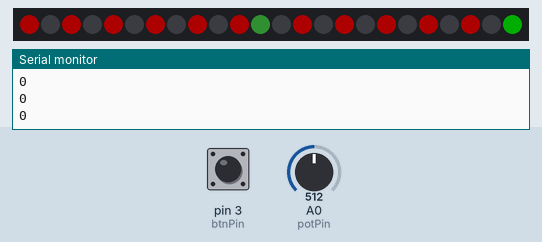
Recording of a sketch running on a simulated Arduino Uno, built with avr-gcc and run on an emulated ATmega328P. On the bench: 24 RGB LEDs in strip order, left to right, the last lines printed to the serial monitor. The test bench sets the inputs (shaded band); at power-on: pin 3 (btnPin) LOW, A0 (potPin) = 512. Dim RGB values are drawn brighter than linear; random numbers use the default seed unless the sketch sets one.

Above: at 1.5 s.
1.6 s: pin 3 (btnPin) pulled HIGH for 3.2 s
6.3 s: A0 (potPin) set to 716
At 8.47 s:
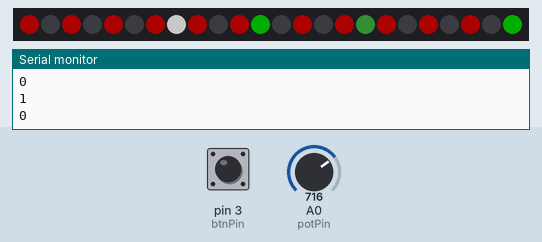
9.8 s: A0 (potPin) set to 900
At 10.59 s:
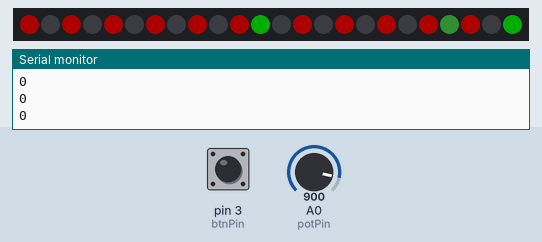

The sketch:

Roulettewheel.ino
```cpp
/*
* Name: Shock Roulette
* Author:  Andy Granfors
* Date: 2025-02-07
* Description: Shock Roulette is an interactive game designed for multiple players,
 * utilizing a NeoPixel LED ring and various hardware components to create a
 * random selection game. When a button is pressed, the game initiates a spinning
 * sequence on the LED ring. Players use a potentiometer to select their position
 * on the strip. The game randomly stops on one of the LEDs. If the stopped LED
 * matches the player's chosen position, a relay triggers a high voltage shock module.
 * The purpose of the game is to provide an entertaining and engaging way to select
 * a 'random loser' among participants. The game features debounced button inputs
 * to ensure stable and reliable operation, while the Adafruit NeoPixel library
 * controls the visual display. This project is perfect for social gatherings and
 * can be adapted for various fun and interactive applications.
*/

// Include Libraries
#include <Adafruit_NeoPixel.h>

#define PIN_NEO_PIXEL  2
#define NUM_PIXELS     24

// Init constants
const int potPin = A0;
const int neoPin = 2;
const int btnPin = 3;
const int randomSeedPin = A5;
const int relayPin = 7;

// Init global variables
int spinValue = 0;
int chosenValue = 0;
int previousValue = -1;
bool spinning = false;

// construct objects
Adafruit_NeoPixel strip = Adafruit_NeoPixel(NUM_PIXELS, PIN_NEO_PIXEL, NEO_GRB + NEO_KHZ800);

void setup() {
  // init communication
  strip.begin();
  Serial.begin(9600);
  // Init Hardware
  pinMode(potPin, INPUT);
  pinMode(btnPin, INPUT);
  randomSeed(analogRead(randomSeedPin));
  idle();
}

/*
 * Main program loop that handles the game logic based on user input and game state.
 * Parameters: None
 * Returns: None
 */
void loop(){

  if (spinning == false){
     Serial.println(digitalRead(btnPin));
    selection();
  }
   if ((debouncedRead(3)) == true) {
     Serial.println(digitalRead(btnPin));
    spinning = true;
    spin ();
  }
}

/*
*This function reads the input of a pushbutton and outputs a state if the button is stable HIGH, this ensures a stable and debounced signal.
*Parameters: Void
*Returns: True or False, if button is pressed
*/
bool debouncedRead(int pin) {
  for (int i = 0; i < 300; i++) { // Repeat the check 300 times to confirm the button state is stable

    if (digitalRead(pin) != HIGH) {
    return false;
    }
    delay(5);
    }
    return true;
}

/*
 * Controls the spinning sequence of the LED strip and handles game outcome.
 * Parameters: None
 * Returns: None
 */
void spin() {
  idle();
  int stopAt = rand() % NUM_PIXELS;  // Generate a random stop position between 0 and 23

  for (int i = 0; i < 200; i++) {
    int spinValue = i % NUM_PIXELS;
    strip.setPixelColor(spinValue, strip.Color(100, 100, 100));
    strip.show();
    delay(i * 4);

    if (spinValue == stopAt && i >= NUM_PIXELS) {
      delay(100);
      break;
    }

    idle();
    strip.show();
    delay(50 + i * 2);
  }

  strip.setPixelColor(stopAt, strip.Color(100, 100, 100));
  strip.show();

  if (stopAt == chosenValue) {
    trigger();
    relay();
    idle();
    delay(100);
    trigger();
    delay(100);
    idle();
    delay(100);
    trigger();
    delay(100);
    idle();
    delay(100);
    trigger();
    delay(100);
  }

  spinning = false;
}

/*
 * Selects the LED based on the analog potentiometer value.
 * Parameters: None
 * Returns: None
 */
void selection() {
  int potValue = analogRead(potPin);
  int mappedValue = map(potValue, 0, 1023, 0, 23);
  chosenValue = round(mappedValue);
  blinker();
}

/*
 * Blinks the chosen LED to indicate the current selection.
 * Parameters: None
 * Returns: None
 */
void blinker(){
  strip.setPixelColor(chosenValue, strip.Color(5, 15, 5));
  strip.show();
  delay(350);
  idle();
  strip.show();
  delay(350);

}

/*
 * Activates the relay for a specified duration.
 * Parameters: None
 * Returns: None
 */
void relay() {
  digitalWrite(relayPin, HIGH);
  delay(250);
  digitalWrite(relayPin, LOW);
}

/*
 * Updates the display to show a idle pattern on the NEOPIXEL in the visual of a roulette wheel.
 * Parameters: None
 * Returns: None
 */
void idle() {
    strip.setPixelColor(0, strip.Color(50, 0, 0));
    strip.setPixelColor(1, strip.Color(0, 0, 0));
    strip.setPixelColor(2, strip.Color(50, 0, 0));
    strip.setPixelColor(3, strip.Color(0, 0, 0));
    strip.setPixelColor(4, strip.Color(50, 0, 0));
    strip.setPixelColor(5, strip.Color(0, 0, 0));
    strip.setPixelColor(6, strip.Color(50, 0, 0));
    strip.setPixelColor(7, strip.Color(0, 0, 0));
    strip.setPixelColor(8, strip.Color(50, 0, 0));
    strip.setPixelColor(9, strip.Color(0, 0, 0));
    strip.setPixelColor(10, strip.Color(50, 0, 0));
    strip.setPixelColor(11, strip.Color(0, 50, 0));
    strip.setPixelColor(12, strip.Color(0, 0, 0));
    strip.setPixelColor(13, strip.Color(50, 0, 0));
    strip.setPixelColor(14, strip.Color(0, 0, 0));
    strip.setPixelColor(15, strip.Color(50, 0, 0));
    strip.setPixelColor(16, strip.Color(0, 0, 0));
    strip.setPixelColor(17, strip.Color(50, 0, 0));
    strip.setPixelColor(18, strip.Color(0, 0, 0));
    strip.setPixelColor(19, strip.Color(50, 0, 0));
    strip.setPixelColor(20, strip.Color(0, 0, 0));
    strip.setPixelColor(21, strip.Color(50, 0, 0));
    strip.setPixelColor(22, strip.Color(0, 0, 0));
    strip.setPixelColor(23, strip.Color(0, 50, 0));
    strip.show();
}

/*
 * Triggers a visual alert pattern across all LEDs to indicate the losing mode in the game.
 * Parameters: None
 * Returns: None
 */
void trigger() {
    strip.setPixelColor(0, strip.Color(200, 0, 0));
    strip.setPixelColor(1, strip.Color(200, 0, 0));
    strip.setPixelColor(2, strip.Color(200, 0, 0));
    strip.setPixelColor(3, strip.Color(200, 0, 0));
    strip.setPixelColor(4, strip.Color(200, 0, 0));
    strip.setPixelColor(5, strip.Color(200, 0, 0));
    strip.setPixelColor(6, strip.Color(200, 0, 0));
    strip.setPixelColor(7, strip.Color(200, 0, 0));
    strip.setPixelColor(8, strip.Color(200, 0, 0));
    strip.setPixelColor(9, strip.Color(200, 0, 0));
    strip.setPixelColor(10, strip.Color(200, 0, 0));
    strip.setPixelColor(11, strip.Color(200, 0, 0));
    strip.setPixelColor(12, strip.Color(200, 0, 0));
    strip.setPixelColor(13, strip.Color(200, 0, 0));
    strip.setPixelColor(14, strip.Color(200, 0, 0));
    strip.setPixelColor(15, strip.Color(200, 0, 0));
    strip.setPixelColor(16, strip.Color(200, 0, 0));
    strip.setPixelColor(17, strip.Color(200, 0, 0));
    strip.setPixelColor(18, strip.Color(200, 0, 0));
    strip.setPixelColor(19, strip.Color(200, 0, 0));
    strip.setPixelColor(20, strip.Color(200, 0, 0));
    strip.setPixelColor(21, strip.Color(200, 0, 0));
    strip.setPixelColor(22, strip.Color(200, 0, 0));
    strip.setPixelColor(23, strip.Color(200, 0, 0));
    strip.show();
}
```
